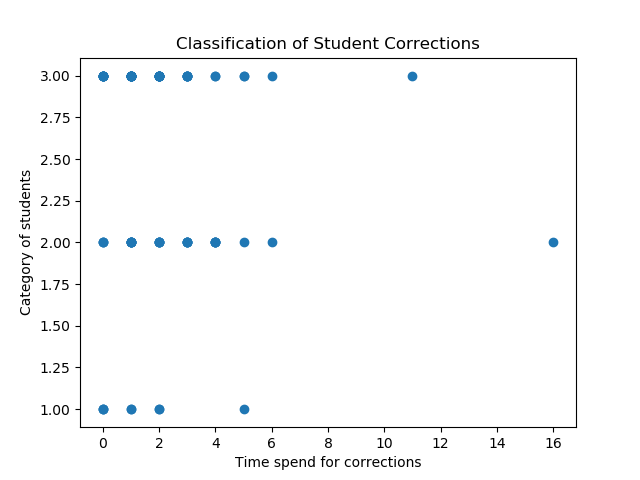

This figure's Python source:
import requests
import re
import pandas as pa
import matplotlib.pyplot as plt

link = 'https://raw.githubusercontent.com/bigdata-i523/hid233/master/experiment/classification/classification.txt'
d = requests.get(link).text

dd = re.split('\n|, ', d)
pair = [i.split(' ') for i in d]
pair = pair[:-1]

correction_time = []
student_category = []

for i in pairs: 
    correction_time.append(pa.to_numeric(i[0]))
    student_category.append(pa.to_numeric(i[1]))

plt.scatter(correction_time, student_category)
plt.title("Classification of Student Corrections")
plt.xlabel('Time spend for corrections')
plt.ylabel('Category of students')
plt.show()
